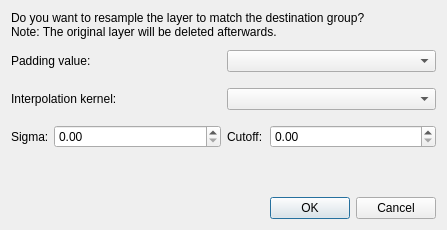
<?xml version="1.0" encoding="UTF-8"?>
<ui version="4.0">
 <class>LayerResamplerDialog</class>
 <widget class="QDialog" name="LayerResamplerDialog">
  <property name="geometry">
   <rect>
    <x>0</x>
    <y>0</y>
    <width>447</width>
    <height>230</height>
   </rect>
  </property>
  <property name="maximumSize">
   <size>
    <width>447</width>
    <height>245</height>
   </size>
  </property>
  <property name="windowTitle">
   <string>Resample Layer</string>
  </property>
  <property name="modal">
   <bool>true</bool>
  </property>
  <layout class="QVBoxLayout" name="verticalLayout">
   <item>
    <widget class="QLabel" name="label_4">
     <property name="frameShape">
      <enum>QFrame::NoFrame</enum>
     </property>
     <property name="text">
      <string>Do you want to resample the layer to match the destination group?
Note: The original layer will be deleted afterwards.</string>
     </property>
     <property name="alignment">
      <set>Qt::AlignLeading|Qt::AlignLeft|Qt::AlignTop</set>
     </property>
    </widget>
   </item>
   <item>
    <widget class="QWidget" name="widget_7" native="true">
     <property name="minimumSize">
      <size>
       <width>0</width>
       <height>32</height>
      </size>
     </property>
     <layout class="QHBoxLayout" name="horizontalLayout_5">
      <property name="margin">
       <number>0</number>
      </property>
      <item>
       <widget class="QLabel" name="label_5">
        <property name="text">
         <string>Padding value:</string>
        </property>
       </widget>
      </item>
      <item>
       <widget class="QComboBox" name="padding_combobox_"/>
      </item>
     </layout>
    </widget>
   </item>
   <item>
    <widget class="QWidget" name="widget" native="true">
     <property name="minimumSize">
      <size>
       <width>0</width>
       <height>32</height>
      </size>
     </property>
     <layout class="QHBoxLayout" name="horizontalLayout_2">
      <property name="margin">
       <number>0</number>
      </property>
      <item>
       <widget class="QLabel" name="label">
        <property name="text">
         <string>Interpolation kernel:</string>
        </property>
       </widget>
      </item>
      <item>
       <widget class="QComboBox" name="kernel_combobox_"/>
      </item>
     </layout>
    </widget>
   </item>
   <item>
    <widget class="QWidget" name="param_widget_" native="true">
     <property name="minimumSize">
      <size>
       <width>0</width>
       <height>32</height>
      </size>
     </property>
     <layout class="QHBoxLayout" name="horizontalLayout">
      <property name="margin">
       <number>0</number>
      </property>
      <item>
       <widget class="QLabel" name="label_2">
        <property name="maximumSize">
         <size>
          <width>37</width>
          <height>16777215</height>
         </size>
        </property>
        <property name="text">
         <string>Sigma:</string>
        </property>
       </widget>
      </item>
      <item>
       <widget class="QDoubleSpinBox" name="sigma_spinbox_">
        <property name="prefix">
         <string/>
        </property>
       </widget>
      </item>
      <item>
       <widget class="QLabel" name="label_3">
        <property name="maximumSize">
         <size>
          <width>37</width>
          <height>16777215</height>
         </size>
        </property>
        <property name="text">
         <string>Cutoff:</string>
        </property>
       </widget>
      </item>
      <item>
       <widget class="QDoubleSpinBox" name="cutoff_spinbox_"/>
      </item>
     </layout>
    </widget>
   </item>
   <item>
    <spacer name="verticalSpacer">
     <property name="orientation">
      <enum>Qt::Vertical</enum>
     </property>
     <property name="sizeHint" stdset="0">
      <size>
       <width>20</width>
       <height>40</height>
      </size>
     </property>
    </spacer>
   </item>
   <item>
    <widget class="QDialogButtonBox" name="buttonBox">
     <property name="orientation">
      <enum>Qt::Horizontal</enum>
     </property>
     <property name="standardButtons">
      <set>QDialogButtonBox::Cancel|QDialogButtonBox::Ok</set>
     </property>
    </widget>
   </item>
  </layout>
 </widget>
 <resources/>
 <connections>
  <connection>
   <sender>buttonBox</sender>
   <signal>accepted()</signal>
   <receiver>LayerResamplerDialog</receiver>
   <slot>accept()</slot>
   <hints>
    <hint type="sourcelabel">
     <x>248</x>
     <y>254</y>
    </hint>
    <hint type="destinationlabel">
     <x>157</x>
     <y>274</y>
    </hint>
   </hints>
  </connection>
  <connection>
   <sender>buttonBox</sender>
   <signal>rejected()</signal>
   <receiver>LayerResamplerDialog</receiver>
   <slot>reject()</slot>
   <hints>
    <hint type="sourcelabel">
     <x>316</x>
     <y>260</y>
    </hint>
    <hint type="destinationlabel">
     <x>286</x>
     <y>274</y>
    </hint>
   </hints>
  </connection>
 </connections>
</ui>
